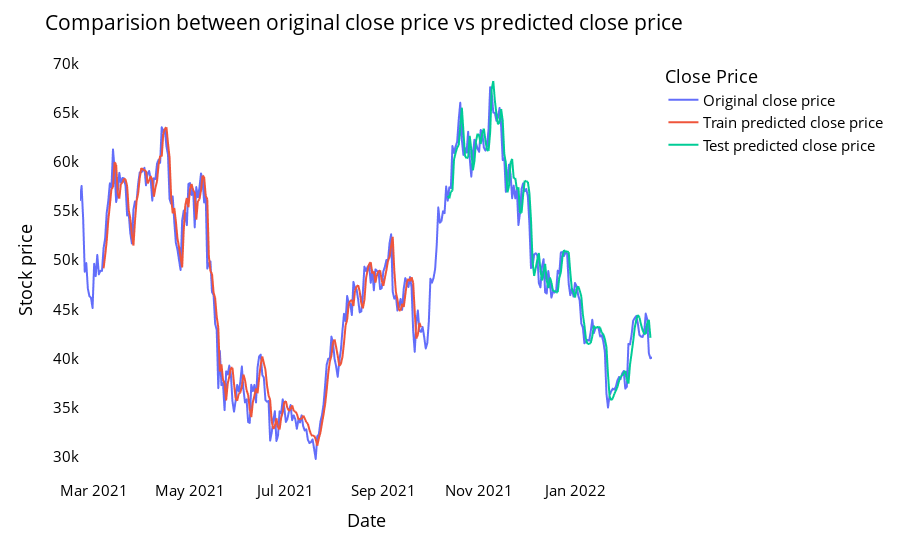

This figure's notebook cell:
### Markdown cell above
## Comparision of original stock close price and predicted close price

### Code cell
# shift train predictions for plotting

look_back=time_step
trainPredictPlot = np.empty_like(closedf)
trainPredictPlot[:, :] = np.nan
trainPredictPlot[look_back:len(train_predict)+look_back, :] = train_predict
print("Train predicted data: ", trainPredictPlot.shape)

# shift test predictions for plotting
testPredictPlot = np.empty_like(closedf)
testPredictPlot[:, :] = np.nan
testPredictPlot[len(train_predict)+(look_back*2)+1:len(closedf)-1, :] = test_predict
print("Test predicted data: ", testPredictPlot.shape)

names = cycle(['Original close price','Train predicted close price','Test predicted close price'])


plotdf = pd.DataFrame({'date': close_stock['Date'],
                       'original_close': close_stock['Close'],
                      'train_predicted_close': trainPredictPlot.reshape(1,-1)[0].tolist(),
                      'test_predicted_close': testPredictPlot.reshape(1,-1)[0].tolist()})

fig = px.line(plotdf,x=plotdf['date'], y=[plotdf['original_close'],plotdf['train_predicted_close'],
                                          plotdf['test_predicted_close']],
              labels={'value':'Stock price','date': 'Date'})
fig.update_layout(title_text='Comparision between original close price vs predicted close price',
                  plot_bgcolor='white', font_size=15, font_color='black', legend_title_text='Close Price')
fig.for_each_trace(lambda t:  t.update(name = next(names)))

fig.update_xaxes(showgrid=False)
fig.update_yaxes(showgrid=False)
fig.show()

### Figure 1 — Plotly figure (JSON) as saved in the notebook; plotly's stock layout.template omitted (floating-point values rounded to 4 significant figures; data arrays with more than 128 entries replaced by an {"elided": "..."} marker saying what was removed)
{"data": [{"hovertemplate": "variable=original_close<br>Date=%{x}<br>Stock price=%{y}<extra></extra>", "legendgroup": "original_close", "line": {"color": "#636efa", "dash": "solid"}, "marker": {"symbol": "circle"}, "mode": "lines", "name": "Original close price", "showlegend": true, "x": {"elided": "365 str values"}, "xaxis": "x", "y": {"elided": "365 float values"}, "yaxis": "y", "type": "scattergl"}, {"hovertemplate": "variable=train_predicted_close<br>Date=%{x}<br>Stock price=%{y}<extra></extra>", "legendgroup": "train_predicted_close", "line": {"color": "#EF553B", "dash": "solid"}, "marker": {"symbol": "circle"}, "mode": "lines", "name": "Train predicted close price", "showlegend": true, "x": {"elided": "365 str values"}, "xaxis": "x", "y": {"elided": "365 float values"}, "yaxis": "y", "type": "scattergl"}, {"hovertemplate": "variable=test_predicted_close<br>Date=%{x}<br>Stock price=%{y}<extra></extra>", "legendgroup": "test_predicted_close", "line": {"color": "#00cc96", "dash": "solid"}, "marker": {"symbol": "circle"}, "mode": "lines", "name": "Test predicted close price", "showlegend": true, "x": {"elided": "365 str values"}, "xaxis": "x", "y": {"elided": "365 float values"}, "yaxis": "y", "type": "scattergl"}], "layout": {"xaxis": {"anchor": "y", "domain": [0, 1], "title": {"text": "Date"}, "showgrid": false}, "yaxis": {"anchor": "x", "domain": [0, 1], "title": {"text": "Stock price"}, "showgrid": false}, "legend": {"title": {"text": "Close Price"}, "tracegroupgap": 0}, "margin": {"t": 60}, "title": {"text": "Comparision between original close price vs predicted close price"}, "font": {"size": 15, "color": "black"}, "plot_bgcolor": "white"}}
